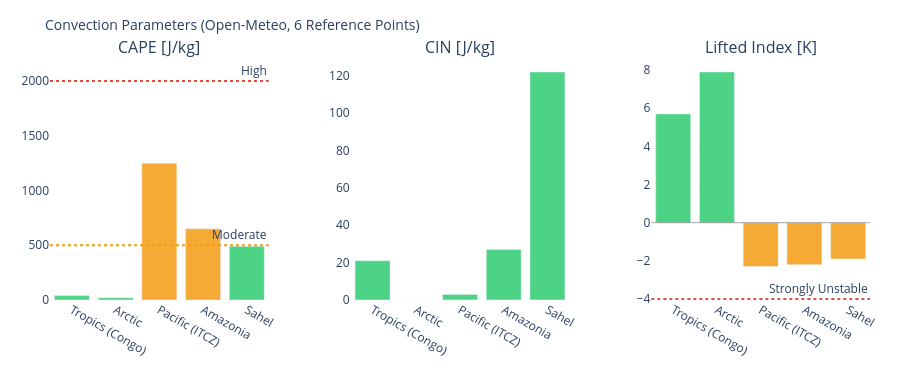

Notebook code cell kept with this figure:
### Markdown cell above
---
## 3. Visualizations

### Code cell
# ============================================================
# CAPE / CIN / LIFTED INDEX – Convection potential
# ============================================================

if not df_atm.empty:
    fig = make_subplots(
        rows=1, cols=3,
        subplot_titles=['CAPE [J/kg]', 'CIN [J/kg]', 'Lifted Index [K]'],
        horizontal_spacing=0.1
    )
    pts = df_atm['point'].tolist()
    pt_colors = ['#E85D24','#185FA5','#888780','#378ADD','#639922','#F2A623']

    # CAPE – höher = mehr Gewitterpotential
    cape_vals = df_atm['cape'].fillna(0).tolist()
    cape_colors = ['#e74c3c' if v > 2000 else '#f39c12' if v > 500 else '#2ecc71'
                   for v in cape_vals]
    fig.add_trace(go.Bar(x=pts, y=cape_vals, marker_color=cape_colors,
                         opacity=0.85, showlegend=False), row=1, col=1)
    fig.add_hline(y=2000, line_dash='dot', line_color='#e74c3c',
                  annotation_text='High', row=1, col=1)
    fig.add_hline(y=500,  line_dash='dot', line_color='#f39c12',
                  annotation_text='Moderate', row=1, col=1)

    # CIN – negativer = stärker gedeckelt (weniger Auslöse)
    cin_vals = df_atm['cin'].fillna(0).tolist()
    cin_colors = ['#e74c3c' if v < -200 else '#f39c12' if v < -50 else '#2ecc71'
                  for v in cin_vals]
    fig.add_trace(go.Bar(x=pts, y=cin_vals, marker_color=cin_colors,
                         opacity=0.85, showlegend=False), row=1, col=2)

    # Lifted Index – negativ = instabil
    li_vals = df_atm['li'].fillna(0).tolist()
    li_colors = ['#e74c3c' if v < -4 else '#f39c12' if v < 0 else '#2ecc71'
                 for v in li_vals]
    fig.add_trace(go.Bar(x=pts, y=li_vals, marker_color=li_colors,
                         opacity=0.85, showlegend=False), row=1, col=3)
    fig.add_hline(y=0, line_color='gray', line_width=0.7, row=1, col=3)
    fig.add_hline(y=-4, line_dash='dot', line_color='#e74c3c',
                  annotation_text='Strongly Unstable', row=1, col=3)

    fig.update_layout(
        title=dict(text='Convection Parameters (Open-Meteo, 6 Reference Points)', font=dict(size=14)),
        height=380, plot_bgcolor='rgba(0,0,0,0)', paper_bgcolor='rgba(0,0,0,0)',
        margin=dict(l=50, r=30, t=60, b=80)
    )
    fig.update_xaxes(tickangle=30)
    fig.show()

### Figure 1 — Plotly figure (JSON) as saved in the notebook; plotly's stock layout.template omitted (floating-point values rounded to 4 significant figures)
{"data": [{"marker": {"color": ["#2ecc71", "#2ecc71", "#f39c12", "#f39c12", "#2ecc71"]}, "opacity": 0.85, "showlegend": false, "type": "bar", "x": ["Tropics (Congo)", "Arctic", "Pacific (ITCZ)", "Amazonia", "Sahel"], "xaxis": "x", "y": [40.0, 20.0, 1250.0, 650.0, 490.0], "yaxis": "y"}, {"marker": {"color": ["#2ecc71", "#2ecc71", "#2ecc71", "#2ecc71", "#2ecc71"]}, "opacity": 0.85, "showlegend": false, "type": "bar", "x": ["Tropics (Congo)", "Arctic", "Pacific (ITCZ)", "Amazonia", "Sahel"], "xaxis": "x2", "y": [21.0, 0.0, 3.0, 27.0, 122.0], "yaxis": "y2"}, {"marker": {"color": ["#2ecc71", "#2ecc71", "#f39c12", "#f39c12", "#f39c12"]}, "opacity": 0.85, "showlegend": false, "type": "bar", "x": ["Tropics (Congo)", "Arctic", "Pacific (ITCZ)", "Amazonia", "Sahel"], "xaxis": "x3", "y": [5.7, 7.9, -2.3, -2.2, -1.9], "yaxis": "y3"}], "layout": {"annotations": [{"font": {"size": 16}, "showarrow": false, "text": "CAPE [J/kg]", "x": 0.1333, "xanchor": "center", "xref": "paper", "y": 1.0, "yanchor": "bottom", "yref": "paper"}, {"font": {"size": 16}, "showarrow": false, "text": "CIN [J/kg]", "x": 0.5, "xanchor": "center", "xref": "paper", "y": 1.0, "yanchor": "bottom", "yref": "paper"}, {"font": {"size": 16}, "showarrow": false, "text": "Lifted Index [K]", "x": 0.8667, "xanchor": "center", "xref": "paper", "y": 1.0, "yanchor": "bottom", "yref": "paper"}, {"showarrow": false, "text": "High", "x": 1, "xanchor": "right", "xref": "x domain", "y": 2000, "yanchor": "bottom", "yref": "y"}, {"showarrow": false, "text": "Moderate", "x": 1, "xanchor": "right", "xref": "x domain", "y": 500, "yanchor": "bottom", "yref": "y"}, {"showarrow": false, "text": "Strongly Unstable", "x": 1, "xanchor": "right", "xref": "x3 domain", "y": -4, "yanchor": "bottom", "yref": "y3"}], "height": 380, "margin": {"b": 80, "l": 50, "r": 30, "t": 60}, "paper_bgcolor": "rgba(0,0,0,0)", "plot_bgcolor": "rgba(0,0,0,0)", "shapes": [{"line": {"color": "#e74c3c", "dash": "dot"}, "type": "line", "x0": 0, "x1": 1, "xref": "x domain", "y0": 2000, "y1": 2000, "yref": "y"}, {"line": {"color": "#f39c12", "dash": "dot"}, "type": "line", "x0": 0, "x1": 1, "xref": "x domain", "y0": 500, "y1": 500, "yref": "y"}, {"line": {"color": "gray", "width": 0.7}, "type": "line", "x0": 0, "x1": 1, "xref": "x3 domain", "y0": 0, "y1": 0, "yref": "y3"}, {"line": {"color": "#e74c3c", "dash": "dot"}, "type": "line", "x0": 0, "x1": 1, "xref": "x3 domain", "y0": -4, "y1": -4, "yref": "y3"}], "title": {"font": {"size": 14}, "text": "Convection Parameters (Open-Meteo, 6 Reference Points)"}, "xaxis": {"anchor": "y", "domain": [0.0, 0.2667], "tickangle": 30}, "xaxis2": {"anchor": "y2", "domain": [0.3667, 0.6333], "tickangle": 30}, "xaxis3": {"anchor": "y3", "domain": [0.7333, 1.0], "tickangle": 30}, "yaxis": {"anchor": "x", "domain": [0.0, 1.0]}, "yaxis2": {"anchor": "x2", "domain": [0.0, 1.0]}, "yaxis3": {"anchor": "x3", "domain": [0.0, 1.0]}}}
